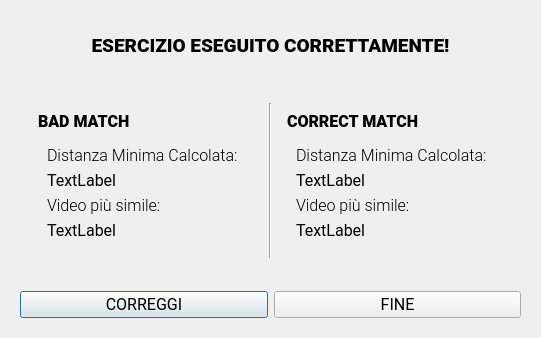
<?xml version="1.0" encoding="UTF-8"?>
<ui version="4.0">
 <class>Dialog</class>
 <widget class="QDialog" name="Dialog">
  <property name="geometry">
   <rect>
    <x>0</x>
    <y>0</y>
    <width>541</width>
    <height>334</height>
   </rect>
  </property>
  <property name="windowTitle">
   <string>Risultati esercizio</string>
  </property>
  <layout class="QVBoxLayout" name="verticalLayout" stretch="0,0,0">
   <item>
    <widget class="QWidget" name="widget_11" native="true">
     <layout class="QHBoxLayout" name="horizontalLayout_6">
      <item>
       <widget class="QWidget" name="widget_12" native="true">
        <property name="sizePolicy">
         <sizepolicy hsizetype="Fixed" vsizetype="Fixed">
          <horstretch>0</horstretch>
          <verstretch>0</verstretch>
         </sizepolicy>
        </property>
        <property name="minimumSize">
         <size>
          <width>50</width>
          <height>50</height>
         </size>
        </property>
        <property name="maximumSize">
         <size>
          <width>50</width>
          <height>50</height>
         </size>
        </property>
        <layout class="QHBoxLayout" name="horizontalLayout_5">
         <property name="spacing">
          <number>5</number>
         </property>
         <property name="leftMargin">
          <number>5</number>
         </property>
         <property name="topMargin">
          <number>5</number>
         </property>
         <property name="rightMargin">
          <number>5</number>
         </property>
         <property name="bottomMargin">
          <number>5</number>
         </property>
         <item>
          <widget class="QLabel" name="label_14">
           <property name="sizePolicy">
            <sizepolicy hsizetype="Fixed" vsizetype="Fixed">
             <horstretch>0</horstretch>
             <verstretch>0</verstretch>
            </sizepolicy>
           </property>
           <property name="minimumSize">
            <size>
             <width>40</width>
             <height>40</height>
            </size>
           </property>
           <property name="maximumSize">
            <size>
             <width>100</width>
             <height>100</height>
            </size>
           </property>
           <property name="text">
            <string/>
           </property>
           <property name="pixmap">
            <pixmap>Icons/correct.png</pixmap>
           </property>
           <property name="scaledContents">
            <bool>true</bool>
           </property>
          </widget>
         </item>
        </layout>
       </widget>
      </item>
      <item>
       <widget class="QLabel" name="label">
        <property name="font">
         <font>
          <family>Roboto Black</family>
          <pointsize>14</pointsize>
         </font>
        </property>
        <property name="text">
         <string>ESERCIZIO ESEGUITO CORRETTAMENTE!</string>
        </property>
        <property name="alignment">
         <set>Qt::AlignCenter</set>
        </property>
       </widget>
      </item>
      <item>
       <widget class="QWidget" name="widget_3" native="true">
        <property name="sizePolicy">
         <sizepolicy hsizetype="Fixed" vsizetype="Fixed">
          <horstretch>0</horstretch>
          <verstretch>0</verstretch>
         </sizepolicy>
        </property>
        <property name="minimumSize">
         <size>
          <width>50</width>
          <height>50</height>
         </size>
        </property>
        <property name="maximumSize">
         <size>
          <width>50</width>
          <height>50</height>
         </size>
        </property>
        <layout class="QHBoxLayout" name="horizontalLayout_2">
         <property name="leftMargin">
          <number>5</number>
         </property>
         <property name="topMargin">
          <number>5</number>
         </property>
         <property name="rightMargin">
          <number>5</number>
         </property>
         <property name="bottomMargin">
          <number>5</number>
         </property>
         <item>
          <widget class="QLabel" name="label_2">
           <property name="sizePolicy">
            <sizepolicy hsizetype="Fixed" vsizetype="Fixed">
             <horstretch>0</horstretch>
             <verstretch>0</verstretch>
            </sizepolicy>
           </property>
           <property name="minimumSize">
            <size>
             <width>40</width>
             <height>40</height>
            </size>
           </property>
           <property name="maximumSize">
            <size>
             <width>100</width>
             <height>100</height>
            </size>
           </property>
           <property name="text">
            <string/>
           </property>
           <property name="pixmap">
            <pixmap>Icons/correct.png</pixmap>
           </property>
           <property name="scaledContents">
            <bool>true</bool>
           </property>
          </widget>
         </item>
        </layout>
       </widget>
      </item>
     </layout>
    </widget>
   </item>
   <item>
    <widget class="QWidget" name="widget_2" native="true">
     <layout class="QHBoxLayout" name="horizontalLayout" stretch="0">
      <item>
       <widget class="QWidget" name="widget" native="true">
        <layout class="QHBoxLayout" name="horizontalLayout_4">
         <item alignment="Qt::AlignTop">
          <widget class="QWidget" name="widget_5" native="true">
           <layout class="QVBoxLayout" name="verticalLayout_2">
            <item>
             <widget class="QLabel" name="label_6">
              <property name="font">
               <font>
                <family>Roboto Black</family>
                <pointsize>12</pointsize>
               </font>
              </property>
              <property name="text">
               <string>BAD MATCH</string>
              </property>
             </widget>
            </item>
            <item>
             <widget class="QWidget" name="widget_8" native="true">
              <layout class="QFormLayout" name="formLayout">
               <item row="0" column="0">
                <widget class="QLabel" name="label_9">
                 <property name="font">
                  <font>
                   <family>Roboto Light</family>
                   <pointsize>12</pointsize>
                  </font>
                 </property>
                 <property name="text">
                  <string>Distanza Minima Calcolata:</string>
                 </property>
                </widget>
               </item>
               <item row="1" column="0">
                <widget class="QLabel" name="label_3">
                 <property name="font">
                  <font>
                   <family>Roboto</family>
                   <pointsize>12</pointsize>
                  </font>
                 </property>
                 <property name="text">
                  <string>TextLabel</string>
                 </property>
                </widget>
               </item>
               <item row="2" column="0">
                <widget class="QLabel" name="label_4">
                 <property name="font">
                  <font>
                   <family>Roboto Light</family>
                   <pointsize>12</pointsize>
                  </font>
                 </property>
                 <property name="text">
                  <string>Video più simile:</string>
                 </property>
                </widget>
               </item>
               <item row="3" column="0">
                <widget class="QLabel" name="label_5">
                 <property name="font">
                  <font>
                   <family>Roboto</family>
                   <pointsize>12</pointsize>
                  </font>
                 </property>
                 <property name="text">
                  <string>TextLabel</string>
                 </property>
                </widget>
               </item>
              </layout>
             </widget>
            </item>
           </layout>
          </widget>
         </item>
         <item>
          <widget class="Line" name="line">
           <property name="orientation">
            <enum>Qt::Vertical</enum>
           </property>
          </widget>
         </item>
         <item alignment="Qt::AlignTop">
          <widget class="QWidget" name="widget_7" native="true">
           <layout class="QVBoxLayout" name="verticalLayout_4">
            <item>
             <widget class="QLabel" name="label_8">
              <property name="font">
               <font>
                <family>Roboto Black</family>
                <pointsize>12</pointsize>
               </font>
              </property>
              <property name="text">
               <string>CORRECT MATCH</string>
              </property>
             </widget>
            </item>
            <item>
             <widget class="QWidget" name="widget_9" native="true">
              <layout class="QFormLayout" name="formLayout_2">
               <item row="0" column="0">
                <widget class="QLabel" name="label_11">
                 <property name="font">
                  <font>
                   <family>Roboto Light</family>
                   <pointsize>12</pointsize>
                  </font>
                 </property>
                 <property name="text">
                  <string>Distanza Minima Calcolata:</string>
                 </property>
                </widget>
               </item>
               <item row="1" column="0">
                <widget class="QLabel" name="label_7">
                 <property name="font">
                  <font>
                   <family>Roboto</family>
                   <pointsize>12</pointsize>
                  </font>
                 </property>
                 <property name="text">
                  <string>TextLabel</string>
                 </property>
                </widget>
               </item>
               <item row="2" column="0">
                <widget class="QLabel" name="label_10">
                 <property name="font">
                  <font>
                   <family>Roboto Light</family>
                   <pointsize>12</pointsize>
                  </font>
                 </property>
                 <property name="text">
                  <string>Video più simile:</string>
                 </property>
                </widget>
               </item>
               <item row="3" column="0">
                <widget class="QLabel" name="label_12">
                 <property name="font">
                  <font>
                   <family>Roboto</family>
                   <pointsize>12</pointsize>
                  </font>
                 </property>
                 <property name="text">
                  <string>TextLabel</string>
                 </property>
                </widget>
               </item>
              </layout>
             </widget>
            </item>
           </layout>
          </widget>
         </item>
        </layout>
       </widget>
      </item>
     </layout>
    </widget>
   </item>
   <item>
    <widget class="QWidget" name="widget_4" native="true">
     <layout class="QHBoxLayout" name="horizontalLayout_3">
      <item>
       <widget class="QPushButton" name="pushButton_2">
        <property name="font">
         <font>
          <family>Roboto</family>
          <pointsize>12</pointsize>
         </font>
        </property>
        <property name="text">
         <string>CORREGGI</string>
        </property>
       </widget>
      </item>
      <item>
       <widget class="QPushButton" name="pushButton">
        <property name="font">
         <font>
          <family>Roboto</family>
          <pointsize>12</pointsize>
         </font>
        </property>
        <property name="text">
         <string>FINE</string>
        </property>
       </widget>
      </item>
     </layout>
    </widget>
   </item>
  </layout>
 </widget>
 <resources/>
 <connections/>
</ui>
